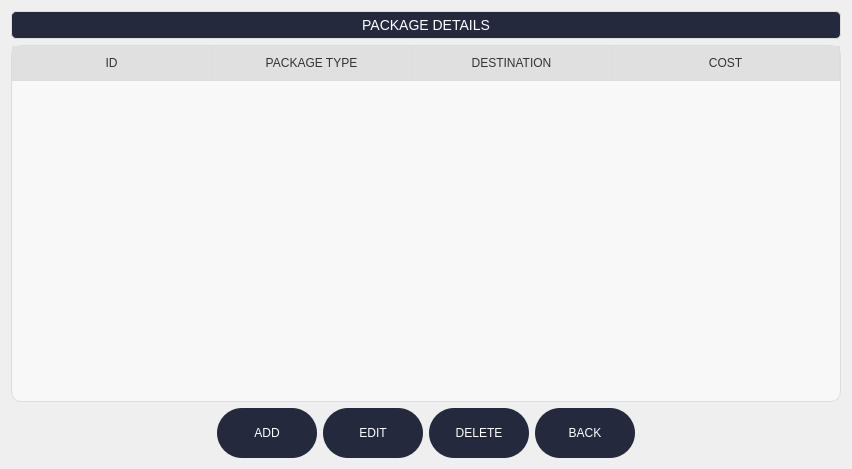
<?xml version="1.0" encoding="UTF-8"?>
<ui version="4.0">
 <class>Dialog</class>
 <widget class="QDialog" name="Dialog">
  <property name="geometry">
   <rect>
    <x>0</x>
    <y>0</y>
    <width>852</width>
    <height>469</height>
   </rect>
  </property>
  <property name="windowTitle">
   <string>Packages</string>
  </property>
  <property name="styleSheet">
   <string notr="true">
QDialong{
background-color:#f4f5fc

}</string>
  </property>
  <layout class="QGridLayout" name="gridLayout_2">
   <item row="1" column="0" colspan="2">
    <widget class="QTableWidget" name="tableWidget">
     <property name="styleSheet">
      <string notr="true">QCalendarWidget {
    background-color: #ffffff;
    border: 1px solid #cccccc;
    border-radius: 8px;
    font-family: &quot;Segoe UI&quot;, &quot;Arial&quot;, sans-serif;
    font-size: 14px;
    color: #333333;
}

/* Navigation Bar */
QCalendarWidget QToolButton {
    color: #ffffff;
    background-color: #24293E;
    border: none;
    border-radius: 4px;
    padding: 5px;
}

QCalendarWidget QToolButton:hover {
    font-style: bold;
}

QCalendarWidget QToolButton::disabled {
    background-color: #9E9E9E;
}

/* Header (Month/Year) */
QCalendarWidget QWidget#qt_calendar_navigationbar {
    background-color: #24293E;
    color: #ffffff;
    border-top-left-radius: 8px;
    border-top-right-radius: 8px;
}

QCalendarWidget QToolButton::menu-indicator {
    image: none;
}

/* Day Headers (e.g., Mon, Tue) */
QCalendarWidget QTableView {
    border: none;
}

QCalendarWidget QHeaderView::section {
    color: #333333;
    background-color: #f2f2f2;
    border: none;
    padding: 5px;
}

/* Day Cells */
QCalendarWidget QTableView::item {
    border: none;
    padding: 5px;
}

QCalendarWidget QTableView::item:selected {
    background-color: #4CAF50;
    color: #ffffff;
}

QCalendarWidget QTableView::item:hover {
    background-color: #a5d6a7;
    color: #333333;
}

/* Today Highlight */
QCalendarWidget QWidget#qt_calendar_today {
    border: 1px solid #4CAF50;
    background-color: #ffffff;
    color: #4CAF50;
    border-radius: 4px;
}

QCalendarWidget QWidget#qt_calendar_today::hover {
    background-color: #e8f5e9;
    border: 1px solid #4CAF50;
}

/* Navigation Buttons */
QCalendarWidget QToolButton::left-arrow {
    image: url(:/icons/left-arrow.png);
    /* Ensure you have an appropriate icon */
}

QCalendarWidget QToolButton::right-arrow {
    image: url(:/icons/right-arrow.png);
    /* Ensure you have an appropriate icon */
}

QCalendarWidget {
    border: 1px solid black
}

QPushButton#addbtn,
#editbtn,
#delbtn {

    border-radius: 25px;
    color: white;
    background-color: #24293e;
    padding-top: 20px;
    padding-bottom: 20px;
}

QTableWidget {
    border: 1px solid #dcdcdc;
    border-radius: 10px;
    background-color: #f8f8f8;
    gridline-color: #dcdcdc;
    font-size: 14px;
    font-family: Arial, Helvetica, sans-serif;
    color: #333333;
}

QTableWidget::item {
    padding: 10px;
    border: none;
}

QTableWidget::item:selected {
    background-color: #00aaff;
    color: #ffffff;
}

QHeaderView::section {
    background-color: #e0e0e0;
    color: #333333;
    padding: 8px;
    border: none;
    border-bottom: 1px solid #dcdcdc;
}

QHeaderView::section:horizontal {
    border-right: 1px solid #dcdcdc;
}

QTableCornerButton::section {
    background-color: #e0e0e0;
    border: none;
    border-bottom: 1px solid #dcdcdc;
    border-right: 1px solid #dcdcdc;
}

QScrollBar:vertical {
    background: #f8f8f8;
    width: 15px;
    margin: 0px 3px 0px 3px;
    border-radius: 4px;
}

QScrollBar::handle:vertical {
    background: #c0c0c0;
    min-height: 20px;
    border-radius: 4px;
}

QScrollBar::add-line:vertical,
QScrollBar::sub-line:vertical {
    height: 0;
}

QScrollBar::add-page:vertical,
QScrollBar::sub-page:vertical {
    background: none;
}

QScrollBar:horizontal {
    background: #f8f8f8;
    height: 15px;
    margin: 3px 0px 3px 0px;
    border-radius: 4px;
}

QScrollBar::handle:horizontal {
    background: #c0c0c0;
    min-width: 20px;
    border-radius: 4px;
}

QScrollBar::add-line:horizontal,
QScrollBar::sub-line:horizontal {
    width: 0;
}

QScrollBar::add-page:horizontal,
QScrollBar::sub-page:horizontal {
    background: none;
}</string>
     </property>
     <property name="rowCount">
      <number>0</number>
     </property>
     <attribute name="horizontalHeaderDefaultSectionSize">
      <number>200</number>
     </attribute>
     <attribute name="horizontalHeaderStretchLastSection">
      <bool>true</bool>
     </attribute>
     <column>
      <property name="text">
       <string>ID</string>
      </property>
     </column>
     <column>
      <property name="text">
       <string>PACKAGE TYPE</string>
      </property>
     </column>
     <column>
      <property name="text">
       <string>DESTINATION</string>
      </property>
     </column>
     <column>
      <property name="text">
       <string>COST</string>
      </property>
     </column>
    </widget>
   </item>
   <item row="0" column="0" colspan="2">
    <widget class="QLabel" name="label">
     <property name="styleSheet">
      <string notr="true">QLabel {
    color: white;
    font-size: 14px;
    font-family: &quot;Segoe UI&quot;, &quot;Arial&quot;, sans-serif;
    padding: 5px;
    background: #24293e;
    border: 1px solid #dddddd;
    border-radius: 5px;
    text-align: center;
    qproperty-alignment: 'AlignCenter';
}

QLabel[warning=&quot;true&quot;] {
    color: #d9534f;
    background: #f2dede;
    border: 1px solid #ebccd1;
}

QLabel[success=&quot;true&quot;] {
    color: #3c763d;
    background: #dff0d8;
    border: 1px solid #d6e9c6;
}

QLabel[info=&quot;true&quot;] {
    color: #31708f;
    background: #d9edf7;
    border: 1px solid #bce8f1;
}
</string>
     </property>
     <property name="text">
      <string>PACKAGE DETAILS</string>
     </property>
     <property name="alignment">
      <set>Qt::AlignCenter</set>
     </property>
    </widget>
   </item>
   <item row="2" column="0" colspan="2">
    <layout class="QGridLayout" name="gridLayout">
     <item row="0" column="4">
      <widget class="QPushButton" name="okbtn">
       <property name="sizePolicy">
        <sizepolicy hsizetype="Minimum" vsizetype="Minimum">
         <horstretch>0</horstretch>
         <verstretch>0</verstretch>
        </sizepolicy>
       </property>
       <property name="minimumSize">
        <size>
         <width>100</width>
         <height>50</height>
        </size>
       </property>
       <property name="maximumSize">
        <size>
         <width>100</width>
         <height>50</height>
        </size>
       </property>
       <property name="styleSheet">
        <string notr="true">QPushButton{

border-radius: 25px;
color: white;
background-color: #24293e;
padding-top: 20px;
padding-bottom: 20px;






}</string>
       </property>
       <property name="text">
        <string>BACK</string>
       </property>
      </widget>
     </item>
     <item row="0" column="1">
      <widget class="QPushButton" name="addbtn">
       <property name="sizePolicy">
        <sizepolicy hsizetype="Minimum" vsizetype="Minimum">
         <horstretch>0</horstretch>
         <verstretch>0</verstretch>
        </sizepolicy>
       </property>
       <property name="minimumSize">
        <size>
         <width>100</width>
         <height>50</height>
        </size>
       </property>
       <property name="maximumSize">
        <size>
         <width>100</width>
         <height>50</height>
        </size>
       </property>
       <property name="styleSheet">
        <string notr="true">QPushButton{

border-radius: 25px;
color: white;
background-color: #24293e;
padding-top: 20px;
padding-bottom: 20px;






}</string>
       </property>
       <property name="text">
        <string>ADD</string>
       </property>
      </widget>
     </item>
     <item row="0" column="3">
      <widget class="QPushButton" name="delbtn">
       <property name="sizePolicy">
        <sizepolicy hsizetype="Minimum" vsizetype="Minimum">
         <horstretch>0</horstretch>
         <verstretch>0</verstretch>
        </sizepolicy>
       </property>
       <property name="minimumSize">
        <size>
         <width>100</width>
         <height>50</height>
        </size>
       </property>
       <property name="maximumSize">
        <size>
         <width>100</width>
         <height>50</height>
        </size>
       </property>
       <property name="styleSheet">
        <string notr="true">QPushButton{

border-radius: 25px;
color: white;
background-color: #24293e;
padding-top: 20px;
padding-bottom: 20px;






}</string>
       </property>
       <property name="text">
        <string>DELETE</string>
       </property>
      </widget>
     </item>
     <item row="0" column="0">
      <spacer name="horizontalSpacer">
       <property name="orientation">
        <enum>Qt::Horizontal</enum>
       </property>
       <property name="sizeHint" stdset="0">
        <size>
         <width>40</width>
         <height>20</height>
        </size>
       </property>
      </spacer>
     </item>
     <item row="0" column="2">
      <widget class="QPushButton" name="editbtn">
       <property name="sizePolicy">
        <sizepolicy hsizetype="Minimum" vsizetype="Minimum">
         <horstretch>0</horstretch>
         <verstretch>0</verstretch>
        </sizepolicy>
       </property>
       <property name="minimumSize">
        <size>
         <width>100</width>
         <height>50</height>
        </size>
       </property>
       <property name="maximumSize">
        <size>
         <width>100</width>
         <height>50</height>
        </size>
       </property>
       <property name="styleSheet">
        <string notr="true">QPushButton{

border-radius: 25px;
color: white;
background-color: #24293e;
padding-top: 20px;
padding-bottom: 20px;






}</string>
       </property>
       <property name="text">
        <string>EDIT</string>
       </property>
      </widget>
     </item>
     <item row="0" column="5">
      <spacer name="horizontalSpacer_2">
       <property name="orientation">
        <enum>Qt::Horizontal</enum>
       </property>
       <property name="sizeHint" stdset="0">
        <size>
         <width>40</width>
         <height>20</height>
        </size>
       </property>
      </spacer>
     </item>
    </layout>
   </item>
  </layout>
 </widget>
 <resources/>
 <connections/>
</ui>
